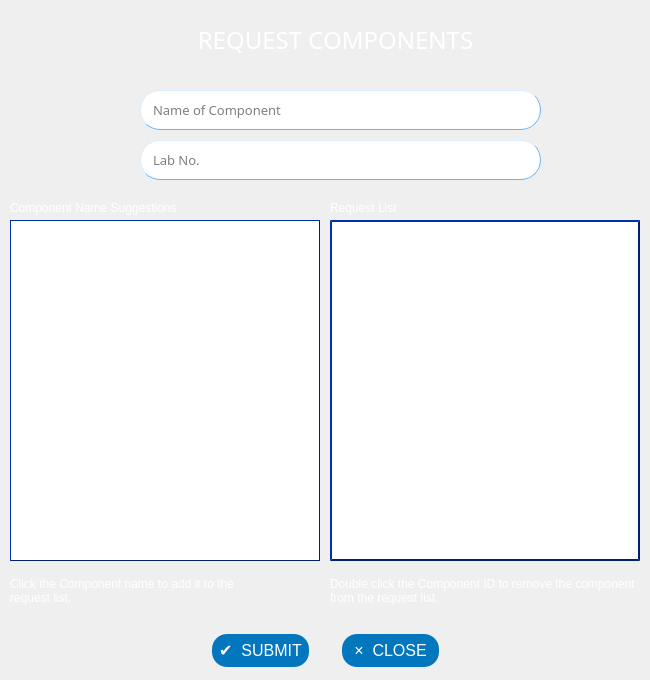
<?xml version="1.0" encoding="UTF-8"?>
<ui version="4.0">
 <class>requestComp</class>
 <widget class="QWidget" name="requestComp">
  <property name="geometry">
   <rect>
    <x>0</x>
    <y>0</y>
    <width>650</width>
    <height>680</height>
   </rect>
  </property>
  <property name="sizePolicy">
   <sizepolicy hsizetype="Fixed" vsizetype="Fixed">
    <horstretch>0</horstretch>
    <verstretch>0</verstretch>
   </sizepolicy>
  </property>
  <property name="minimumSize">
   <size>
    <width>650</width>
    <height>680</height>
   </size>
  </property>
  <property name="maximumSize">
   <size>
    <width>650</width>
    <height>680</height>
   </size>
  </property>
  <property name="windowTitle">
   <string>Request Components</string>
  </property>
  <widget class="QPushButton" name="closeButton">
   <property name="geometry">
    <rect>
     <x>340</x>
     <y>630</y>
     <width>101</width>
     <height>41</height>
    </rect>
   </property>
   <property name="styleSheet">
    <string notr="true">#closeButton{
	font: 57 8pt &quot;Slate For OnePlus Medium&quot;;
background-color:#0277BD;
    color: white;
    padding: 5px;
    text-align: center;
    font-size: 16px;
    margin: 4px 2px;
border-radius: 15px;
}
#closeButton:hover{
background-color:#01579B;

}
#closeButton:pressed{
background-color:#1A237E;
}</string>
   </property>
   <property name="text">
    <string>×  CLOSE</string>
   </property>
   <property name="shortcut">
    <string>Esc</string>
   </property>
  </widget>
  <widget class="QLabel" name="label">
   <property name="geometry">
    <rect>
     <x>150</x>
     <y>20</y>
     <width>371</width>
     <height>40</height>
    </rect>
   </property>
   <property name="minimumSize">
    <size>
     <width>0</width>
     <height>40</height>
    </size>
   </property>
   <property name="font">
    <font>
     <family>Slate For OnePlus Medium</family>
     <pointsize>18</pointsize>
     <weight>7</weight>
     <italic>false</italic>
     <bold>false</bold>
    </font>
   </property>
   <property name="styleSheet">
    <string notr="true">color: rgb(255, 255, 255);
font: 57 18pt &quot;Slate For OnePlus Medium&quot;;</string>
   </property>
   <property name="text">
    <string>REQUEST COMPONENTS</string>
   </property>
   <property name="alignment">
    <set>Qt::AlignCenter</set>
   </property>
  </widget>
  <widget class="QLineEdit" name="searchComp">
   <property name="geometry">
    <rect>
     <x>140</x>
     <y>90</y>
     <width>401</width>
     <height>40</height>
    </rect>
   </property>
   <property name="minimumSize">
    <size>
     <width>0</width>
     <height>40</height>
    </size>
   </property>
   <property name="font">
    <font>
     <family>Slate For OnePlus</family>
     <pointsize>10</pointsize>
     <weight>7</weight>
     <italic>false</italic>
     <bold>false</bold>
    </font>
   </property>
   <property name="styleSheet">
    <string notr="true">#searchComp{
background-color: white;
border-color: #64B5F6;
border-style: outset;
border-width: 1px;
border-radius: 20px;
font: 57 10pt &quot;Slate For OnePlus&quot;;
padding: 10px;
padding-left: 10px;
}
#searchComp:hover {
    border-style: inset;
}
#searchComp:focus {
    background-color: #E3F2FD;
    border-style: inset;
}</string>
   </property>
   <property name="alignment">
    <set>Qt::AlignLeading|Qt::AlignLeft|Qt::AlignVCenter</set>
   </property>
   <property name="placeholderText">
    <string>Name of Component</string>
   </property>
   <property name="clearButtonEnabled">
    <bool>true</bool>
   </property>
  </widget>
  <widget class="QLabel" name="label_2">
   <property name="geometry">
    <rect>
     <x>-60</x>
     <y>-80</y>
     <width>821</width>
     <height>781</height>
    </rect>
   </property>
   <property name="styleSheet">
    <string notr="true">
background-color:qlineargradient(spread:pad, x1:0.492, y1:0, x2:0.501925, y2:0.796, stop:0 rgba(40, 53, 147, 255), stop:1 rgba(	131, 185, 255, 255))
</string>
   </property>
   <property name="text">
    <string/>
   </property>
  </widget>
  <widget class="QListWidget" name="sugList">
   <property name="geometry">
    <rect>
     <x>10</x>
     <y>220</y>
     <width>310</width>
     <height>341</height>
    </rect>
   </property>
   <property name="styleSheet">
    <string notr="true">#sugList{font: 57 9pt &quot;Slate For OnePlus Medium&quot;;
border: 1px solid #002171;
border-style: outset;
}
#sugList:hover{font: 57 9pt &quot;Slate For OnePlus Medium&quot;;
border: 3px solid #002171;
}
</string>
   </property>
  </widget>
  <widget class="QPushButton" name="submitButton">
   <property name="geometry">
    <rect>
     <x>210</x>
     <y>630</y>
     <width>101</width>
     <height>41</height>
    </rect>
   </property>
   <property name="styleSheet">
    <string notr="true">#submitButton{
	font: 57 8pt &quot;Slate For OnePlus Medium&quot;;
background-color:#0277BD;
    color: white;
    padding: 5px;
    text-align: center;
    font-size: 16px;
    margin: 4px 2px;
border-radius: 15px;
}
#submitButton:hover{
background-color:#01579B;

}
#submitButton:pressed{
background-color:#1A237E;
}</string>
   </property>
   <property name="text">
    <string>✔  SUBMIT</string>
   </property>
  </widget>
  <widget class="QListView" name="reqList">
   <property name="geometry">
    <rect>
     <x>330</x>
     <y>220</y>
     <width>310</width>
     <height>341</height>
    </rect>
   </property>
   <property name="styleSheet">
    <string notr="true">#reqList{font: 57 9pt &quot;Slate For OnePlus Medium&quot;;
border: 2px solid #002171;
border-style: outset;
}
#reqList:hover{font: 57 9pt &quot;Slate For OnePlus Medium&quot;;
border: 3px solid #002171;
}
</string>
   </property>
  </widget>
  <widget class="QLabel" name="label_3">
   <property name="geometry">
    <rect>
     <x>10</x>
     <y>200</y>
     <width>241</width>
     <height>16</height>
    </rect>
   </property>
   <property name="styleSheet">
    <string notr="true">
	font: 57 8pt &quot;Slate For OnePlus Medium&quot;;

    color: white;
</string>
   </property>
   <property name="text">
    <string>Component Name Suggestions</string>
   </property>
  </widget>
  <widget class="QLabel" name="label_4">
   <property name="geometry">
    <rect>
     <x>330</x>
     <y>200</y>
     <width>101</width>
     <height>16</height>
    </rect>
   </property>
   <property name="styleSheet">
    <string notr="true">
	font: 57 8pt &quot;Slate For OnePlus Medium&quot;;

    color: white;
</string>
   </property>
   <property name="text">
    <string>Request List</string>
   </property>
  </widget>
  <widget class="QLineEdit" name="registerLab">
   <property name="geometry">
    <rect>
     <x>140</x>
     <y>140</y>
     <width>401</width>
     <height>40</height>
    </rect>
   </property>
   <property name="font">
    <font>
     <family>Slate For OnePlus</family>
     <pointsize>10</pointsize>
     <weight>7</weight>
     <italic>false</italic>
     <bold>false</bold>
    </font>
   </property>
   <property name="styleSheet">
    <string notr="true">#registerLab{
background-color: white;
border-color: #64B5F6;
border-style: outset;
border-width: 1px;
border-radius: 20px;
font: 57 10pt &quot;Slate For OnePlus&quot;;
padding: 10px;
padding-left: 10px;
}
#registerLab:hover {
    border-style: inset;
}
#registerLab:focus {
    background-color: #E3F2FD;
    border-style: inset;
}</string>
   </property>
   <property name="placeholderText">
    <string>Lab No.</string>
   </property>
  </widget>
  <widget class="QLabel" name="label_6">
   <property name="geometry">
    <rect>
     <x>330</x>
     <y>570</y>
     <width>311</width>
     <height>41</height>
    </rect>
   </property>
   <property name="styleSheet">
    <string notr="true">
	font: 57 8pt &quot;Slate For OnePlus Medium&quot;;

    color: white;
</string>
   </property>
   <property name="text">
    <string>Double click the Component ID to remove the component from the request list.</string>
   </property>
   <property name="wordWrap">
    <bool>true</bool>
   </property>
  </widget>
  <widget class="QLabel" name="label_5">
   <property name="geometry">
    <rect>
     <x>10</x>
     <y>570</y>
     <width>251</width>
     <height>41</height>
    </rect>
   </property>
   <property name="styleSheet">
    <string notr="true">
	font: 57 8pt &quot;Slate For OnePlus Medium&quot;;

    color: white;
</string>
   </property>
   <property name="text">
    <string>Click the Component name to add it to the request list.</string>
   </property>
   <property name="wordWrap">
    <bool>true</bool>
   </property>
  </widget>
  <zorder>label_2</zorder>
  <zorder>closeButton</zorder>
  <zorder>label</zorder>
  <zorder>searchComp</zorder>
  <zorder>sugList</zorder>
  <zorder>submitButton</zorder>
  <zorder>reqList</zorder>
  <zorder>label_3</zorder>
  <zorder>label_4</zorder>
  <zorder>registerLab</zorder>
  <zorder>label_6</zorder>
  <zorder>label_5</zorder>
 </widget>
 <resources/>
 <connections/>
</ui>
